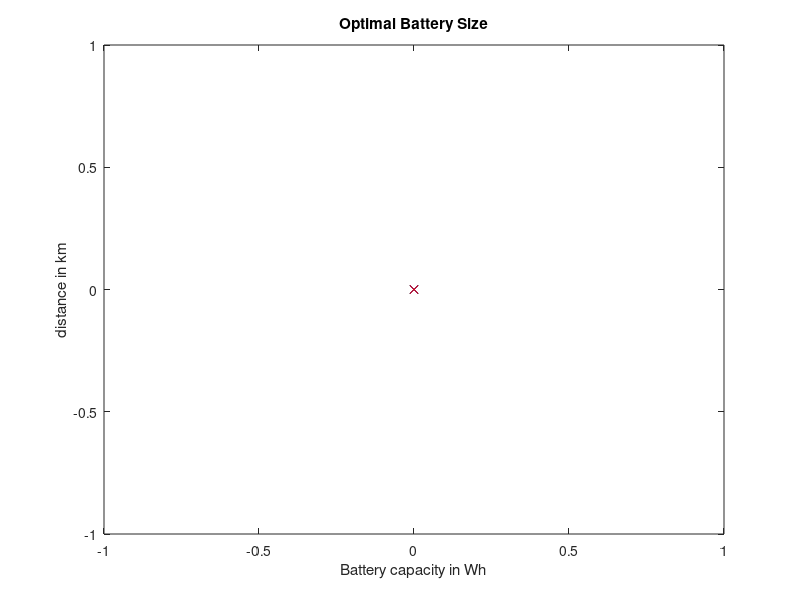

This figure's MATLAB source: (Note: this script raises an error after producing the figure.)

addpath('models/solarAPI')

Psolar = 50 * 0.8; % W
Umax = 32; % W
cp = 2; % W

% motor
cmin = 2;
cm = 4 / ((20 - cmin) ^ (1/3));
L = @(u) - Motor(u, cmin, cm);

T = 24 * 7;
h = 2;
dx = 1;
Nt = T / h;
Nu = (Umax - cmin) + 2;

tDiscrete = h:h:T;

b_min = 10; %W
b_max = 350; %W
Ebatteries = unique(round(logspace(log10(b_min), log10(b_max), 25)));
distances = zeros(length(Ebatteries), 1);

%[solar_data, solar] = solarForecast('data1.csv', Psolar);

figure(1)
plot(0, 0, 'xg')
hold on
plot(0, 0, 'xb')
plot(0, 0, 'xr')
xlabel('Battery capacity in Wh')
ylabel('distance in km')
title('Optimal Battery Size')

solar =  solarGenerator(Psolar, 190, [1, 1, 1, 1, 1, 1, 1]);
Nw = 35 / h;
W = WeatherMarkov(0.2, 0.6, 0.2, Nw);
for b = 1:length(Ebatteries)
    
    x0 = Ebatteries(b) / 2; % Wh [Full of smallest Battery]
    E = @(x) (x-x0)^2 * 0.005;
    Nx = Ebatteries(b) / dx + 1;
    xDiscrete = linspace(0, Ebatteries(b), Nx);
  
    [distance, u, x, J, Edistance] = dynamicProgramming(tDiscrete, Umax, Ebatteries(b), dx, x0, 2, L, E, cp, solar, W, 100000);
    distances(b) = Edistance;
    disp(['iteration: ', num2str(b), ' battery: ', num2str(Ebatteries(b)), 'W  distance: ', num2str(distance), 'km'])
       
    plot(Ebatteries(b), Edistance, 'xg')
    drawnow
end

solar =  solarGenerator(Psolar, 190, [1, 1, 0.4, 0.4, 0.4, 0.4, 1]);
for b = 1:length(Ebatteries)
    
    x0 = Ebatteries(b) / 2; % Wh [Full of smallest Battery]
    E = @(x) (x-x0)^2 * 0.005;
    Nx = Ebatteries(b) / dx + 1;
    xDiscrete = linspace(0, Ebatteries(b), Nx);
  
    [distance, u, x, J, Edistance] = dynamicProgramming(tDiscrete, Umax, Ebatteries(b), dx, x0, 2, L, E, cp, solar, W, 100000);
    distances(b) = Edistance;
    disp(['iteration: ', num2str(b), ' battery: ', num2str(Ebatteries(b)), 'W  distance: ', num2str(distance), 'km'])
       
    plot(Ebatteries(b), Edistance, 'xb')
    drawnow
end

solar =  solarGenerator(Psolar, 190, [1, 1, 1, 1, 1, 1, 1]* 0.4);
for b = 1:length(Ebatteries)
    
    x0 = Ebatteries(b) / 2; % Wh [Full of smallest Battery]
    E = @(x) (x-x0)^2 * 0.005;
    Nx = Ebatteries(b) / dx + 1;
    xDiscrete = linspace(0, Ebatteries(b), Nx);
  
    [distance, u, x, J, Edistance] = dynamicProgramming(tDiscrete, Umax, Ebatteries(b), dx, x0, 2, L, E, cp, solar, W, 100000);
    distances(b) = Edistance;
    disp(['iteration: ', num2str(b), ' battery: ', num2str(Ebatteries(b)), 'W  distance: ', num2str(distance), 'km'])
       
    plot(Ebatteries(b), Edistance, 'xr')
    drawnow
end
hold off

legend('7 sunny days', '4 cloudy days', '7 cloudy days')

